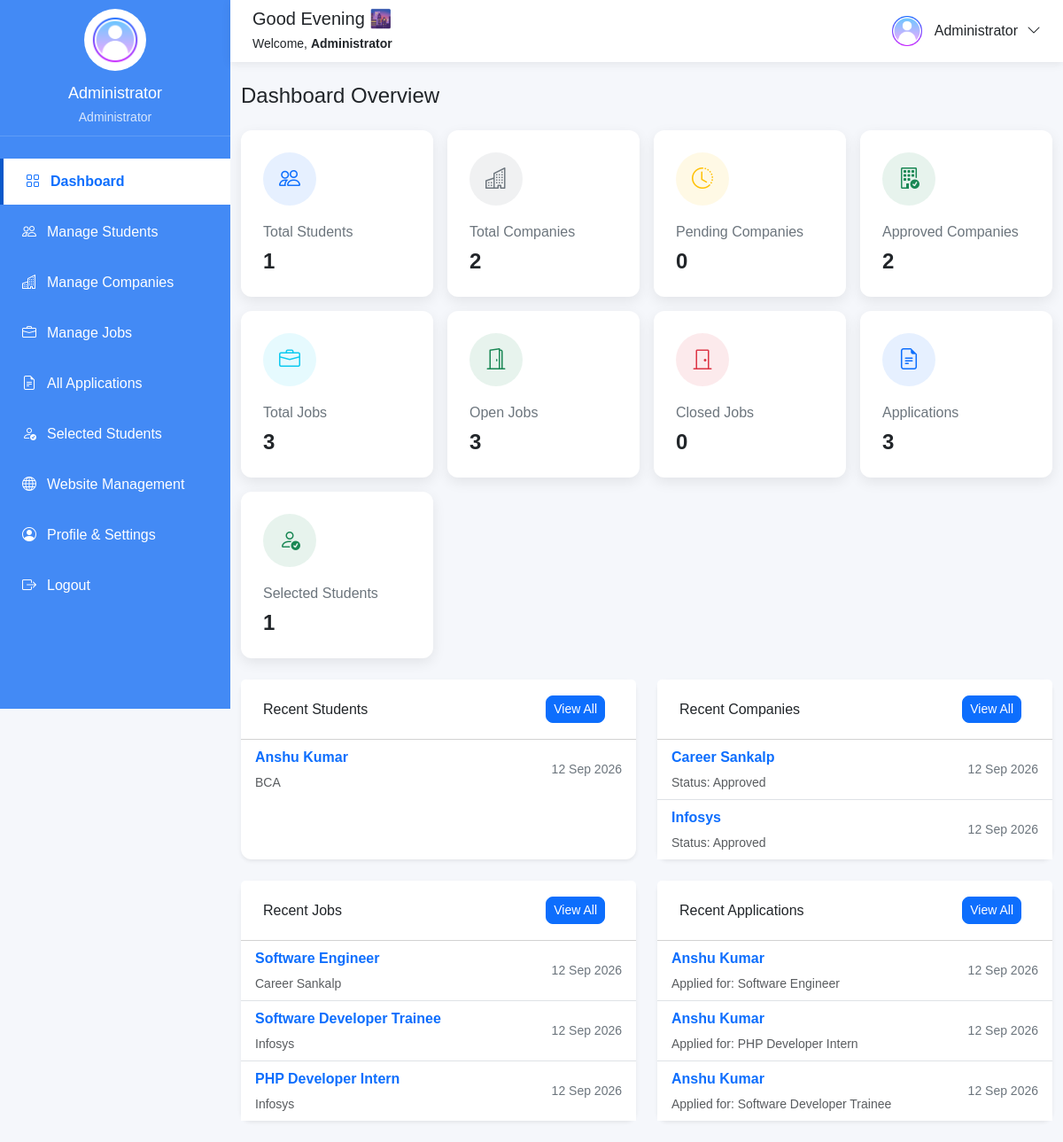
Screenshot of /admin/dashboard.php (signed in) with the database file from the repository.
### tables this page shows
CREATE TABLE `students` (
  `id` int(11) NOT NULL,
  `registration_id` varchar(20) DEFAULT NULL,
  `roll_no` varchar(30) NOT NULL,
  `name` varchar(100) NOT NULL,
  `email` varchar(100) NOT NULL,
  `phone` varchar(15) DEFAULT NULL,
  `gender` enum('Male','Female','Other') DEFAULT NULL,
  `dob` date DEFAULT NULL,
  `course` varchar(50) DEFAULT NULL,
  `semester` varchar(20) DEFAULT NULL,
  `cgpa` decimal(3,2) DEFAULT NULL,
  `skills` text DEFAULT NULL,
  `resume` varchar(255) DEFAULT NULL,
  `profile_photo` varchar(255) DEFAULT NULL,
  `password` varchar(255) NOT NULL,
  `profile_completed` tinyint(1) DEFAULT 0,
  `created_at` timestamp NOT NULL DEFAULT current_timestamp()
);

CREATE TABLE `companies` (
  `id` int(11) NOT NULL,
  `company_code` varchar(20) DEFAULT NULL,
  `company_name` varchar(150) NOT NULL,
  `hr_name` varchar(100) DEFAULT NULL,
  `email` varchar(100) DEFAULT NULL,
  `phone` varchar(15) DEFAULT NULL,
  `address` text DEFAULT NULL,
  `website` varchar(255) DEFAULT NULL,
  `logo` varchar(255) DEFAULT NULL,
  `password` varchar(255) NOT NULL,
  `status` enum('Pending','Approved','Rejected') DEFAULT 'Pending',
  `created_at` timestamp NOT NULL DEFAULT current_timestamp()
);

CREATE TABLE `jobs` (
  `id` int(11) NOT NULL,
  `company_id` int(11) NOT NULL,
  `title` varchar(150) NOT NULL,
  `location` varchar(100) DEFAULT NULL,
  `package` varchar(50) DEFAULT NULL,
  `vacancies` int(11) DEFAULT NULL,
  `eligibility` text DEFAULT NULL,
  `description` text DEFAULT NULL,
  `last_date` date DEFAULT NULL,
  `status` enum('Open','Closed') DEFAULT 'Open',
  `created_at` timestamp NOT NULL DEFAULT current_timestamp()
);

CREATE TABLE `applications` (
  `id` int(11) NOT NULL,
  `job_id` int(11) NOT NULL,
  `student_id` int(11) NOT NULL,
  `status` enum('Applied','Shortlisted','Rejected','Selected') DEFAULT 'Applied',
  `applied_at` timestamp NOT NULL DEFAULT current_timestamp()
);

### admin/dashboard.php (the view)
<?php
include 'includes/admin-header.php';
include 'includes/admin-sidebar.php';
$student_count = mysqli_fetch_assoc(mysqli_query($conn, "SELECT COUNT(*) as total FROM students"))['total'];
$company_count = mysqli_fetch_assoc(mysqli_query($conn, "SELECT COUNT(*) as total FROM companies"))['total'];
$pending_companies = mysqli_fetch_assoc(mysqli_query($conn, "SELECT COUNT(*) as total FROM companies WHERE status='Pending'"))['total'];
$approved_companies = mysqli_fetch_assoc(mysqli_query($conn, "SELECT COUNT(*) as total FROM companies WHERE status='Approved'"))['total'];
$job_count = mysqli_fetch_assoc(mysqli_query($conn, "SELECT COUNT(*) as total FROM jobs"))['total'];
$open_jobs = mysqli_fetch_assoc(mysqli_query($conn, "SELECT COUNT(*) as total FROM jobs WHERE status='Open'"))['total'];
$closed_jobs = mysqli_fetch_assoc(mysqli_query($conn, "SELECT COUNT(*) as total FROM jobs WHERE status='Closed'"))['total'];
$app_count = mysqli_fetch_assoc(mysqli_query($conn, "SELECT COUNT(*) as total FROM applications"))['total'];
$selected_count = mysqli_fetch_assoc(mysqli_query($conn, "SELECT COUNT(*) as total FROM selected_students"))['total'];
?>
<div class="main-content">
    <?php include 'includes/admin-topbar.php'; ?>
    <div class="container-fluid py-4">
        <h4 class="mb-4">Dashboard Overview</h4>
        <div class="row g-3 mb-4">
            <div class="col-6 col-md-4 col-lg-3">
                <div class="dashboard-card h-100">
                    <div class="card-icon text-primary bg-primary bg-opacity-10"><i class="bi bi-people"></i></div>
                    <h6>Total Students</h6>
                    <h4><?php echo $student_count; ?></h4>
                </div>
            </div>
            <div class="col-6 col-md-4 col-lg-3">
                <div class="dashboard-card h-100">
                    <div class="card-icon text-secondary bg-secondary bg-opacity-10"><i class="bi bi-buildings"></i></div>
                    <h6>Total Companies</h6>
                    <h4><?php echo $company_count; ?></h4>
                </div>
            </div>
            <div class="col-6 col-md-4 col-lg-3">
                <div class="dashboard-card h-100">
                    <div class="card-icon text-warning bg-warning bg-opacity-10"><i class="bi bi-clock-history"></i></div>
                    <h6>Pending Companies</h6>
                    <h4><?php echo $pending_companies; ?></h4>
                </div>
            </div>
            <div class="col-6 col-md-4 col-lg-3">
                <div class="dashboard-card h-100">
                    <div class="card-icon text-success bg-success bg-opacity-10"><i class="bi bi-building-check"></i></div>
                    <h6>Approved Companies</h6>
                    <h4><?php echo $approved_companies; ?></h4>
                </div>
            </div>
            <div class="col-6 col-md-4 col-lg-3">
                <div class="dashboard-card h-100">
                    <div class="card-icon text-info bg-info bg-opacity-10"><i class="bi bi-briefcase"></i></div>
                    <h6>Total Jobs</h6>
                    <h4><?php echo $job_count; ?></h4>
                </div>
            </div>
            <div class="col-6 col-md-4 col-lg-3">
                <div class="dashboard-card h-100">
                    <div class="card-icon text-success bg-success bg-opacity-10"><i class="bi bi-door-open"></i></div>
                    <h6>Open Jobs</h6>
                    <h4><?php echo $open_jobs; ?></h4>
                </div>
            </div>
            <div class="col-6 col-md-4 col-lg-3">
                <div class="dashboard-card h-100">
                    <div class="card-icon text-danger bg-danger bg-opacity-10"><i class="bi bi-door-closed"></i></div>
                    <h6>Closed Jobs</h6>
                    <h4><?php echo $closed_jobs; ?></h4>
                </div>
            </div>
            <div class="col-6 col-md-4 col-lg-3">
                <div class="dashboard-card h-100">
                    <div class="card-icon text-primary bg-primary bg-opacity-10"><i class="bi bi-file-earmark-text"></i></div>
                    <h6>Applications</h6>
                    <h4><?php echo $app_count; ?></h4>
                </div>
            </div>
            <div class="col-6 col-md-4 col-lg-3">
                <div class="dashboard-card h-100">
                    <div class="card-icon text-success bg-success bg-opacity-10"><i class="bi bi-person-check"></i></div>
                    <h6>Selected Students</h6>
                    <h4><?php echo $selected_count; ?></h4>
                </div>
            </div>
        </div>
        <div class="row g-4">
            <div class="col-lg-6">
                <div class="card shadow-sm border-0 h-100">
                    <div class="card-header bg-white d-flex justify-content-between align-items-center">
                        <h6 class="mb-0">Recent Students</h6>
                        <a href="students.php" class="btn btn-sm btn-primary">View All</a>
                    </div>
                    <div class="card-body p-0">
                        <ul class="list-group list-group-flush">
                            <?php
                            $recent_students = mysqli_query($conn, "SELECT name, course, created_at FROM students ORDER BY created_at DESC LIMIT 4");
                            if (mysqli_num_rows($recent_students) > 0) {
                                while ($row = mysqli_fetch_assoc($recent_students)) {
                            ?>
                                    <li class="list-group-item d-flex justify-content-between align-items-center">
                                        <div>
                                            <strong><?php echo htmlspecialchars($row['name']); ?></strong>
                                            <small class="d-block text-muted"><?php echo htmlspecialchars($row['course']); ?></small>
                                        </div>
                                        <small class="text-secondary"><?php echo date("d M Y", strtotime($row['created_at'])); ?></small>
                                    </li>
                            <?php
                                }
                            } else {
                                echo '<li class="list-group-item text-center text-muted">No students yet.</li>';
                            }
                            ?>
                        </ul>
                    </div>
                </div>
            </div>
            <div class="col-lg-6">
                <div class="card shadow-sm border-0 h-100">
                    <div class="card-header bg-white d-flex justify-content-between align-items-center">
                        <h6 class="mb-0">Recent Companies</h6>
                        <a href="companies.php" class="btn btn-sm btn-primary">View All</a>
                    </div>
                    <div class="card-body p-0">
                        <ul class="list-group list-group-flush">
                            <?php
                            $recent_comps = mysqli_query($conn, "SELECT company_name, status, created_at FROM companies ORDER BY created_at DESC LIMIT 4");
                            if (mysqli_num_rows($recent_comps) > 0) {
                                while ($row = mysqli_fetch_assoc($recent_comps)) {
                            ?>
                                    <li class="list-group-item d-flex justify-content-between align-items-center">
                                        <div>
                                            <strong><?php echo htmlspecialchars($row['company_name']); ?></strong>
                                            <small class="d-block text-muted">Status: <?php echo htmlspecialchars($row['status']); ?></small>
                                        </div>
                                        <small class="text-secondary"><?php echo date("d M Y", strtotime($row['created_at'])); ?></small>
                                    </li>
                            <?php
                                }
                            } else {
                                echo '<li class="list-group-item text-center text-muted">No companies yet.</li>';
                            }
                            ?>
                        </ul>
                    </div>
                </div>
            </div>
            <div class="col-lg-6">
                <div class="card shadow-sm border-0 h-100">
                    <div class="card-header bg-white d-flex justify-content-between align-items-center">
                        <h6 class="mb-0">Recent Jobs</h6>
                        <a href="jobs.php" class="btn btn-sm btn-primary">View All</a>
                    </div>
                    <div class="card-body p-0">
                        <ul class="list-group list-group-flush">
                            <?php
                            $recent_jobs = mysqli_query($conn, "
                                SELECT jobs.title, companies.company_name, jobs.created_at
                                FROM jobs
                                INNER JOIN companies ON jobs.company_id = companies.id
                                ORDER BY jobs.created_at DESC LIMIT 4
                            ");
                            if (mysqli_num_rows($recent_jobs) > 0) {
                                while ($row = mysqli_fetch_assoc($recent_jobs)) {
                            ?>
                                    <li class="list-group-item d-flex justify-content-between align-items-center">
                                        <div>
                                            <strong><?php echo htmlspecialchars($row['title']); ?></strong>
                                            <small class="d-block text-muted"><?php echo htmlspecialchars($row['company_name']); ?></small>
                                        </div>
                                        <small class="text-secondary"><?php echo date("d M Y", strtotime($row['created_at'])); ?></small>
                                    </li>
                            <?php
                                }
                            } else {
                                echo '<li class="list-group-item text-center text-muted">No jobs yet.</li>';
                            }
                            ?>
                        </ul>
                    </div>
                </div>
            </div>
            <div class="col-lg-6">
                <div class="card shadow-sm border-0 h-100">
                    <div class="card-header bg-white d-flex justify-content-between align-items-center">
                        <h6 class="mb-0">Recent Applications</h6>
                        <a href="applications.php" class="btn btn-sm btn-primary">View All</a>
                    </div>
                    <div class="card-body p-0">
                        <ul class="list-group list-group-flush">
                            <?php
                            $recent_apps = mysqli_query($conn, "
                                SELECT students.name, jobs.title, applications.applied_at
                                FROM applications
                                INNER JOIN students ON applications.student_id = students.id
                                INNER JOIN jobs ON applications.job_id = jobs.id
                                ORDER BY applications.applied_at DESC LIMIT 4
                            ");
                            if (mysqli_num_rows($recent_apps) > 0) {
                                while ($row = mysqli_fetch_assoc($recent_apps)) {
                            ?>
                                    <li class="list-group-item d-flex justify-content-between align-items-center">
                                        <div>
                                            <strong><?php echo htmlspecialchars($row['name']); ?></strong>
                                            <small class="d-block text-muted">Applied for: <?php echo htmlspecialchars($row['title']); ?></small>
                                        </div>
                                        <small class="text-secondary"><?php echo date("d M Y", strtotime($row['applied_at'])); ?></small>
                                    </li>
                            <?php
                                }
                            } else {
                                echo '<li class="list-group-item text-center text-muted">No applications yet.</li>';
                            }
                            ?>
                        </ul>
                    </div>
                </div>
            </div>
        </div>
    </div>
</div>
<?php include 'includes/admin-footer.php'; ?>

### admin/includes/admin-sidebar.php (shortened to what this page needs)
<div class="sidebar d-none d-lg-block">
    <div class="sidebar-profile">
        <?php if (!empty($admin['profile_image']) && file_exists('../uploads/' . $admin['profile_image'])) { ?>
            <img src="../uploads/<?php echo $admin['profile_image']; ?>" alt="Admin" style="object-fit: cover;">
        <?php } else { ?>
            <img src="../assets/images/default-user.png" alt="Admin" style="object-fit: cover;">
        <?php } ?>
        <h5><?php echo htmlspecialchars($admin['name']); ?></h5>
        <p>Administrator</p>
    </div>
    <?php include 'admin-menu.php'; ?>
</div>
        <?php include 'admin-menu.php'; ?>

### admin/includes/admin-topbar.php (shortened to what this page needs)
<div class="topbar">
    <div class="d-flex align-items-center">
        <div>
            <h5 class="mb-1">
                <?php
                $hour = date("H");
                if ($hour >= 5 && $hour < 12) {
                    echo "Good Morning 👋";
                } elseif ($hour >= 12 && $hour < 17) {
                    echo "Good Afternoon ☀️";
                } else {
                    echo "Good Evening 🌆";
                }
                ?>
            </h5>
            <small>
                Welcome, <strong><?php echo htmlspecialchars($admin['name']); ?></strong>
            </small>
        </div>
    </div>
    <div class="dropdown">
        <a href="#" class="profile-dropdown dropdown-toggle" role="button" id="adminProfileDropdown" data-bs-toggle="dropdown" aria-expanded="false">
            <?php if (!empty($admin['profile_image']) && file_exists('../uploads/' . $admin['profile_image'])) { ?>
                <img src="../uploads/<?php echo $admin['profile_image']; ?>" style="object-fit: cover;">
            <?php } else { ?>
                <img src="../assets/images/default-user.png" style="object-fit: cover;">
            <?php } ?>
            <span><?php echo htmlspecialchars($admin['name']); ?></span>
            <i class="bi bi-chevron-down"></i>
        </a>
    </div>
</div>

### rows the page displays
students: name "Anshu Kumar", course "BCA", created_at "12 Sep 2026"
companies: company_name "Career Sankalp", status "Approved", created_at "12 Sep 2026"
companies: company_name "Infosys", status "Approved", created_at "12 Sep 2026"
jobs: title "Software Engineer", company.company_name "Career Sankalp", created_at "12 Sep 2026"
jobs: title "Software Developer Trainee", company.company_name "Infosys", created_at "12 Sep 2026"
jobs: title "PHP Developer Intern", company.company_name "Infosys", created_at "12 Sep 2026"
applications: student.name "Anshu Kumar", job.title "Software Engineer", applied_at "12 Sep 2026"
applications: student.name "Anshu Kumar", job.title "PHP Developer Intern", applied_at "12 Sep 2026"
applications: student.name "Anshu Kumar", job.title "Software Developer Trainee", applied_at "12 Sep 2026"

### other values shown
$admin['name'] "Administrator"
$student_count "1"
$company_count "2"
$pending_companies "0"
$approved_companies "2"
$job_count "3"
$open_jobs "3"
$closed_jobs "0"
$app_count "3"
$selected_count "1"
